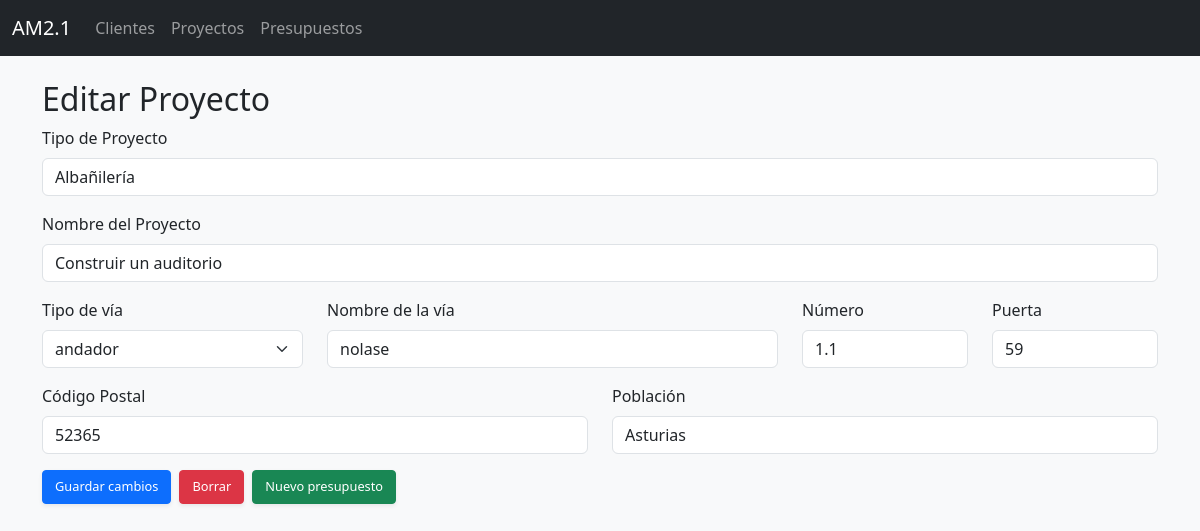
Page /proyectos/editar/6 on the committed database.
### tables this page shows
CREATE TABLE proyectos (
            id INTEGER PRIMARY KEY AUTOINCREMENT,
            id_cliente INTEGER NOT NULL,
            tipo_proyecto TEXT NOT NULL,
            calle TEXT,
            nombre_via TEXT,
            numero TEXT,
            puerta TEXT,
            codigo_postal TEXT,
            poblacion TEXT,
            nombre_proyecto TEXT,
            fecha_creacion TEXT,
            referencia TEXT UNIQUE,
            FOREIGN KEY (id_cliente) REFERENCES clientes(id) ON DELETE CASCADE
        );

### proyectos.py (the view, shortened to what this page needs)
@proyectos_bp.route("/proyectos/editar/<int:id>", methods=["GET", "POST"])
def editar_proyecto(id):
    proyecto = db.execute_query("""
        SELECT id, id_cliente, tipo_proyecto, nombre_proyecto, calle, nombre_via,
               numero, puerta, codigo_postal, poblacion
        FROM proyectos WHERE id = ?
    """, (id,), fetchone=True)
    return render_template("proyectos_editar.html", proyecto=proyecto)

### dbhelper.py (called while the page is built)
    def execute_query(self, query, params=(), fetch=False, fetchone=False):
        with sqlite3.connect(self.db_path) as conn:
            conn.row_factory = sqlite3.Row  # Permite acceder a columnas por nombre
            cursor = conn.cursor()
            cursor.execute(query, params)
            result = None
            if fetch:
                result = cursor.fetchall()
            elif fetchone:
                result = cursor.fetchone()
            else:
                result = cursor.lastrowid
            conn.commit()
        return result

### templates/proyectos_editar.html
{% extends "layout.html" %}
{% block content %}
<div class="container mt-4">
  <h2>Editar Proyecto</h2>
  <form method="post">
    <div class="mb-3">
      <label for="tipo_proyecto" class="form-label">Tipo de Proyecto</label>
      <input type="text" class="form-control" name="tipo_proyecto" id="tipo_proyecto" value="{{ proyecto[2] }}">
    </div>
    <div class="mb-3">
      <label for="nombre_proyecto" class="form-label">Nombre del Proyecto</label>
      <input type="text" class="form-control" name="nombre_proyecto" id="nombre_proyecto" value="{{ proyecto[3] }}">
    </div>
    <div class="row">
      <div class="col-md-3 mb-3">
        <label for="calle" class="form-label">Tipo de vía</label>
        <select class="form-select" name="calle" id="calle">
          {% set tipos = [
            'acceso', 'andador', 'avenida', 'calle', 'callejón', 'camino', 'carretera',
            'cno. nuevo', 'cno. viejo', 'glorieta', 'pasaje', 'partida', 'paseo',
            'plaza', 'polígono', 'ronda', 'travesía', 'urbanización', 'vía'
          ] %}
          {% for tipo in tipos %}
            <option value="{{ tipo }}" {% if proyecto[4] == tipo %}selected{% endif %}>{{ tipo }}</option>
          {% endfor %}
        </select>
      </div>
      <div class="col-md-5 mb-3">
        <label for="nombre_via" class="form-label">Nombre de la vía</label>
        <input type="text" class="form-control" name="nombre_via" id="nombre_via" value="{{ proyecto[5] }}">
      </div>
      <div class="col-md-2 mb-3">
        <label for="numero" class="form-label">Número</label>
        <input type="text" class="form-control" name="numero" id="numero" value="{{ proyecto[6] }}">
      </div>
      <div class="col-md-2 mb-3">
        <label for="puerta" class="form-label">Puerta</label>
        <input type="text" class="form-control" name="puerta" id="puerta" value="{{ proyecto[7] }}">
      </div>
    </div>
    <div class="row">
      <div class="col-md-6 mb-3">
        <label for="codigo_postal" class="form-label">Código Postal</label>
        <input type="text" class="form-control" name="codigo_postal" id="codigo_postal" value="{{ proyecto[8] }}">
      </div>
      <div class="col-md-6 mb-3">
        <label for="poblacion" class="form-label">Población</label>
        <input type="text" class="form-control" name="poblacion" id="poblacion" value="{{ proyecto[9] }}">
      </div>
    </div>
    <div class="d-flex gap-2">
      <button type="submit" class="btn btn-primary">Guardar cambios</button>
      <form method="post" action="{{ url_for('proyectos_bp.borrar_proyecto', id=proyecto[0]) }}" onsubmit="return confirm('¿Estás seguro de que quieres borrar este proyecto?')">
        <button type="submit" class="btn btn-danger">Borrar</button>
      </form>
      <a href="{{ url_for('presupuestos_bp.nuevo_presupuesto', proyecto_id=proyecto[0]) }}" class="btn btn-success">
        Nuevo presupuesto
      </a>
    </div>
  </form>
</div>
{% endblock %}

### static/custom.css (style rules this page uses)
.btn, .btn-primary, .btn-secondary, .btn-warning, .btn-danger, .btn-info { border-radius: 0.25rem; box-shadow: 0 0.125rem 0.25rem rgba(0, 0, 0, 0.075); font-size: 0.8rem; }
.d-flex.gap-1, .d-flex.gap-2 { gap: 0.25rem; }

### rows in the picture
proyectos: tipo_proyecto "Albañilería", nombre_proyecto "Construir un auditorio", calle "andador", nombre_via "nolase", numero "1.1", puerta "59", codigo_postal "52365", poblacion "Asturias"
